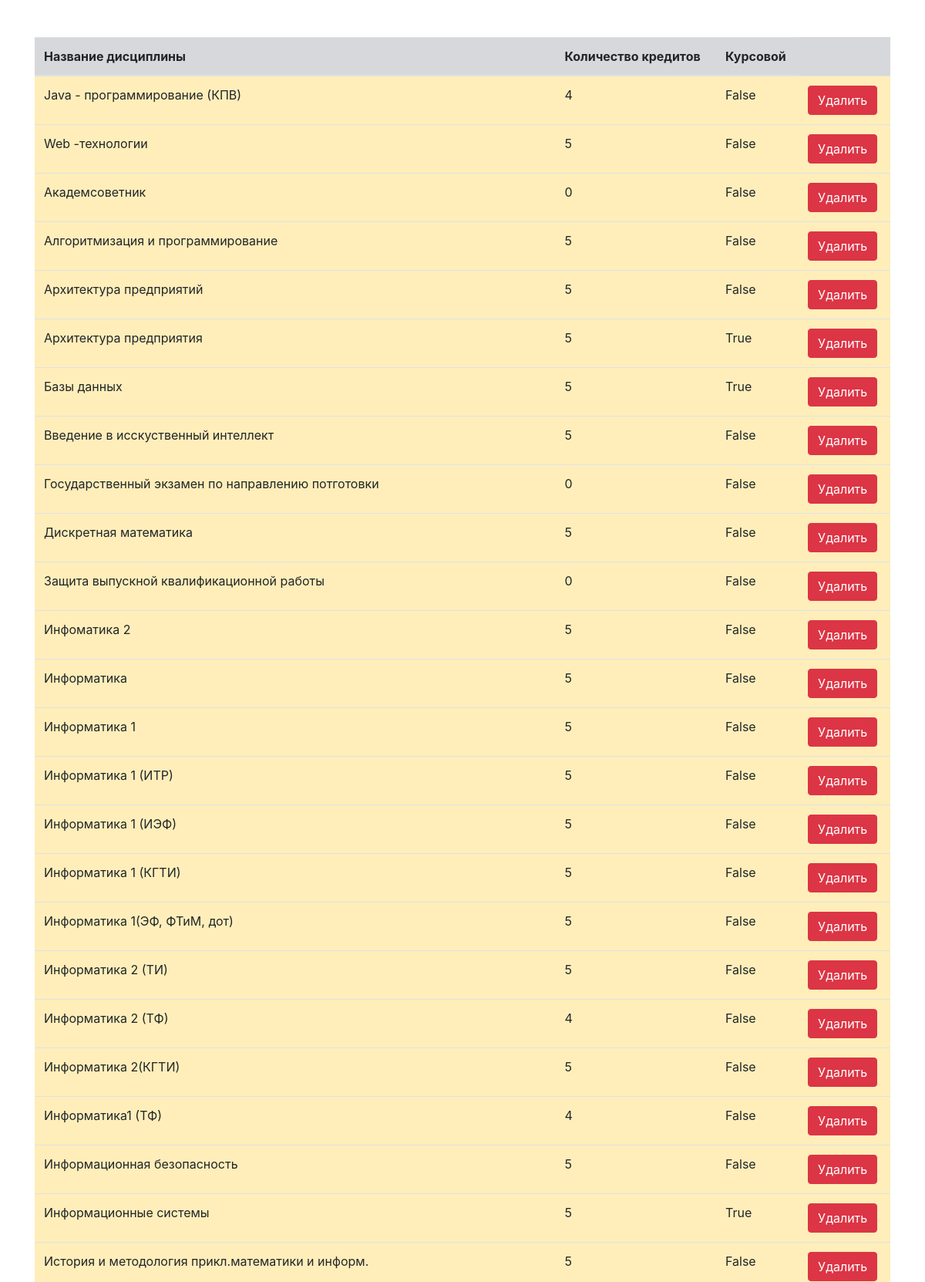
/api/discipline/disciplinelist/ (upper part), run on the app's committed database.
### apps/discipline/models.py (models this page shows, shortened)
class Discipline(models.Model):
    name = models.CharField(max_length=150, blank=True, verbose_name='Название дисциплины: ', unique=True)
    amount_of_credit = models.IntegerField(verbose_name='Количество кредитов')
    is_kursovoi = models.BooleanField(default=False, verbose_name='Курсовой')
    class Meta:
        verbose_name = 'Дисциплина'
        verbose_name_plural = 'Дисциплины'
        ordering = ('-id',)

### api/discipline/views.py (the view)
# urls.py: path('disciplinelist/', views.disciplinelist, name='disciplinelist'),
def disciplinelist(request):
    discipline = Discipline.objects.all().order_by('name', '-id').values()
    context = {'discipline': discipline}
    return render(request, 'disciplinelist.html', context)

### api/discipline/templates/disciplinelist.html (shortened to what this page needs)
{% load static %}
<!DOCTYPE html>
<html lang="en">
<head>
    <link rel="stylesheet" href="https://cdn.jsdelivr.net/npm/bootstrap@4.0.0/dist/css/bootstrap.min.css">
</head>
<body>
<div class="container my-5">
  <table class="table table-secondary" >
      <thead>
      <tr>
        <th scope="col">Название дисциплины</th>
        <th scope="col">Количество кредитов</th>
        <th scope="col">Курсовой</th>
      </tr>
      {% for i in discipline %}
          <tr class="table-warning">
              <td>{{ i.name }}</td>
              <td>{{ i.amount_of_credit }}</td>
              <td>{{ i.is_kursovoi }}</td>
              <td><a href="{% url 'deletediscipline' i.id %}"><button class="btn btn-danger" type="button">Удалить</button></a></td>
          </tr>
      {% endfor %}
  </table>
</div>
</body>
</html>

### data on the page
Discipline: name "Java - программирование (КПВ)", amount_of_credit "4", is_kursovoi "False"
Discipline: name "Web -технологии", amount_of_credit "5", is_kursovoi "False"
Discipline: name "Академсоветник", amount_of_credit "0", is_kursovoi "False"
Discipline: name "Алгоритмизация и программирование", amount_of_credit "5", is_kursovoi "False"
Discipline: name "Архитектура предприятий", amount_of_credit "5", is_kursovoi "False"
Discipline: name "Архитектура предприятия", amount_of_credit "5", is_kursovoi "True"
Discipline: name "Базы данных", amount_of_credit "5", is_kursovoi "True"
Discipline: name "Введение в исскуственный интеллект", amount_of_credit "5", is_kursovoi "False"
Discipline: name "Государственный экзамен по направлению потготовки", amount_of_credit "0", is_kursovoi "False"
Discipline: name "Дискретная математика", amount_of_credit "5", is_kursovoi "False"
Discipline: name "Защита выпускной квалификационной работы", amount_of_credit "0", is_kursovoi "False"
Discipline: name "Инфоматика 2", amount_of_credit "5", is_kursovoi "False"
Discipline: name "Информатика", amount_of_credit "5", is_kursovoi "False"
Discipline: name "Информатика 1", amount_of_credit "5", is_kursovoi "False"
Discipline: name "Информатика 1 (ИТР)", amount_of_credit "5", is_kursovoi "False"
Discipline: name "Информатика 1 (ИЭФ)", amount_of_credit "5", is_kursovoi "False"
Discipline: name "Информатика 1 (КГТИ)", amount_of_credit "5", is_kursovoi "False"
Discipline: name "Информатика 1(ЭФ, ФТиМ, дот)", amount_of_credit "5", is_kursovoi "False"
Discipline: name "Информатика 2 (ТИ)", amount_of_credit "5", is_kursovoi "False"
Discipline: name "Информатика 2 (ТФ)", amount_of_credit "4", is_kursovoi "False"
Discipline: name "Информатика 2(КГТИ)", amount_of_credit "5", is_kursovoi "False"
Discipline: name "Информатика1 (ТФ)", amount_of_credit "4", is_kursovoi "False"
Discipline: name "Информационная безопасность", amount_of_credit "5", is_kursovoi "False"
Discipline: name "Информационные системы", amount_of_credit "5", is_kursovoi "True"
Discipline: name "История и методология прикл.математики и информ.", amount_of_credit "5", is_kursovoi "False"
